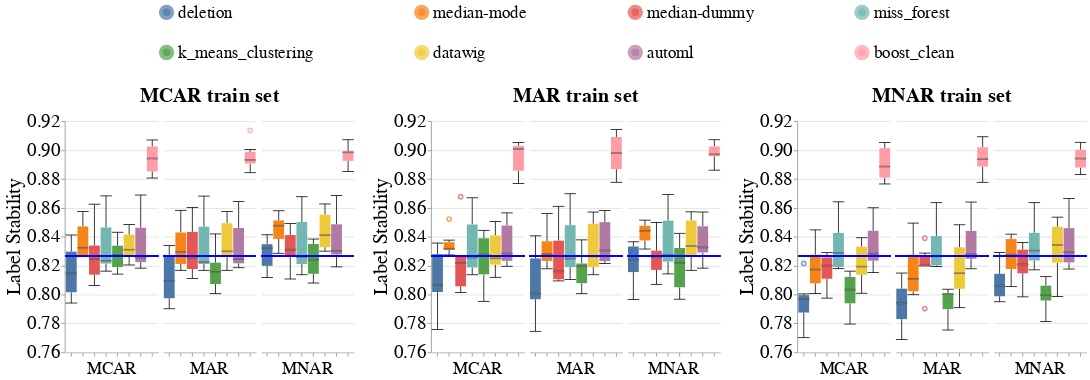

Notebook code for this chart:
### Code cell
create_box_plots_for_diff_imputers_v2(dataset_name=DATASET_NAME,
                                      model_name='gandalf_clf',
                                      metric_name='label_stability',
                                      db_client=db_client)

### Figure 1 — Vega-Lite specification as saved in the notebook (floating-point values rounded to 4 significant figures; data arrays with more than 128 entries replaced by an {"elided": "..."} marker saying what was removed)
{"config": {"view": {"continuousWidth": 400, "continuousHeight": 300, "stroke": null}, "axis": {"labelFontSize": 24, "labelFontWeight": "normal", "titleFontSize": 26, "titleFontWeight": "normal"}, "facet": {"spacing": 5}, "header": {"labelFontSize": 22, "labelOrient": "bottom", "labelPadding": 5, "titleFontSize": 26}, "legend": {"columns": 4, "direction": "horizontal", "labelFontSize": 22, "labelLimit": 400, "orient": "top", "symbolOffset": 120, "symbolStrokeWidth": 10, "titleAnchor": "middle", "titleFontSize": 24, "titleLimit": 300}, "title": {"fontSize": 26}}, "hconcat": [{"facet": {"column": {"field": "Test_Injection_Strategy", "sort": ["MCAR", "MAR", "MNAR"], "title": "MCAR train set", "type": "nominal"}}, "spec": {"layer": [{"mark": {"type": "boxplot", "median": {"stroke": "black", "strokeWidth": 0.7}, "ticks": true}, "encoding": {"color": {"field": "Null_Imputer_Name", "sort": ["deletion", "median-mode", "median-dummy", "miss_forest", "k_means_clustering", "datawig", "automl", "boost_clean"], "title": null, "type": "nominal"}, "x": {"axis": {"labels": false}, "field": "Null_Imputer_Name", "sort": ["deletion", "median-mode", "median-dummy", "miss_forest", "k_means_clustering", "datawig", "automl", "boost_clean"], "title": null, "type": "nominal"}, "y": {"field": "Metric_Value", "scale": {"zero": false}, "title": "Label Stability", "type": "quantitative"}}}, {"mark": "rule", "encoding": {"color": {"value": "blue"}, "size": {"value": 2}, "y": {"field": "Baseline_Median", "type": "quantitative"}}}], "width": 120}}, {"data": {"name": "data-bd000d646eff99979ed6ebb7cb6a61e3"}, "facet": {"column": {"field": "Test_Injection_Strategy", "sort": ["MCAR", "MAR", "MNAR"], "title": "MAR train set", "type": "nominal"}}, "spec": {"layer": [{"mark": {"type": "boxplot", "median": {"stroke": "black", "strokeWidth": 0.7}, "ticks": true}, "encoding": {"color": {"field": "Null_Imputer_Name", "sort": ["deletion", "median-mode", "median-dummy", "miss_forest", "k_means_clustering", "datawig", "automl", "boost_clean"], "title": null, "type": "nominal"}, "x": {"axis": {"labels": false}, "field": "Null_Imputer_Name", "sort": ["deletion", "median-mode", "median-dummy", "miss_forest", "k_means_clustering", "datawig", "automl", "boost_clean"], "title": null, "type": "nominal"}, "y": {"field": "Metric_Value", "scale": {"zero": false}, "title": "Label Stability", "type": "quantitative"}}}, {"mark": "rule", "encoding": {"color": {"value": "blue"}, "size": {"value": 2}, "y": {"field": "Baseline_Median", "type": "quantitative"}}}], "width": 120}}, {"data": {"name": "data-b8845e891fe5a080aff35698515aab88"}, "facet": {"column": {"field": "Test_Injection_Strategy", "sort": ["MCAR", "MAR", "MNAR"], "title": "MNAR train set", "type": "nominal"}}, "spec": {"layer": [{"mark": {"type": "boxplot", "median": {"stroke": "black", "strokeWidth": 0.7}, "ticks": true}, "encoding": {"color": {"field": "Null_Imputer_Name", "sort": ["deletion", "median-mode", "median-dummy", "miss_forest", "k_means_clustering", "datawig", "automl", "boost_clean"], "title": null, "type": "nominal"}, "x": {"axis": {"labels": false}, "field": "Null_Imputer_Name", "sort": ["deletion", "median-mode", "median-dummy", "miss_forest", "k_means_clustering", "datawig", "automl", "boost_clean"], "title": null, "type": "nominal"}, "y": {"field": "Metric_Value", "scale": {"zero": false}, "title": "Label Stability", "type": "quantitative"}}}, {"mark": "rule", "encoding": {"color": {"value": "blue"}, "size": {"value": 2}, "y": {"field": "Baseline_Median", "type": "quantitative"}}}], "width": 120}}], "data": {"name": "data-66308224ee4d8ef41f99cfdbfa5d9945"}, "resolve": {"scale": {"y": "shared"}}, "$schema": "https://vega.github.io/schema/vega-lite/v4.17.0.json", "datasets": {"data-66308224ee4d8ef41f99cfdbfa5d9945": {"elided": "144 records"}, "data-bd000d646eff99979ed6ebb7cb6a61e3": {"elided": "144 records"}, "data-b8845e891fe5a080aff35698515aab88": {"elided": "144 records"}}}
